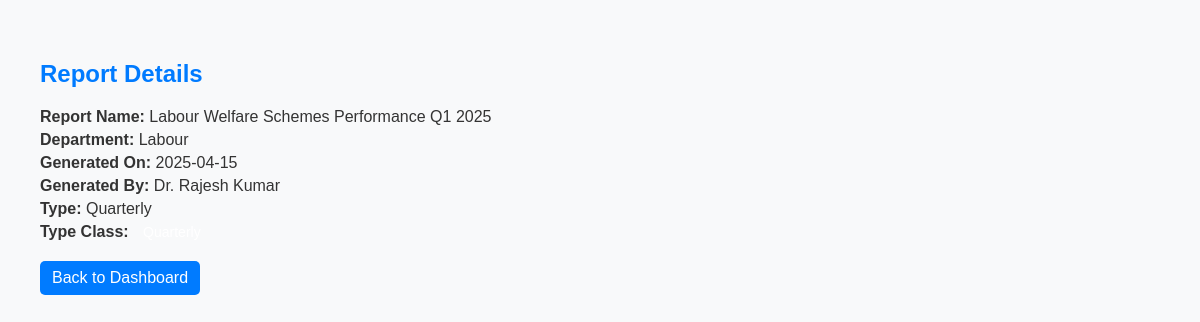
/view_report_e.php?id=1 (signed in), run on the app's committed database.
### tables this page shows
CREATE TABLE `reports` (
  `id` int(11) NOT NULL,
  `report_name` varchar(255) NOT NULL,
  `department` varchar(100) NOT NULL,
  `generated_on` date NOT NULL,
  `generated_by` varchar(100) NOT NULL,
  `type` varchar(20) NOT NULL,
  `type_class` varchar(20) NOT NULL
);

### view_report_e.php (the view, shortened to what this page needs)
<?php
require 'config_employee.php';
$report_id = intval($_GET['id']);
try {
    $stmt = $pdo->prepare("SELECT * FROM reports WHERE id = ?");
    $stmt->execute([$report_id]);
    $report = $stmt->fetch(PDO::FETCH_ASSOC);
} catch (PDOException $e) {
    die("Database error: " . $e->getMessage());
}
?>
<!DOCTYPE html>
<html lang="en">
<head>
    <link rel="stylesheet" href="style_V.css">
</head>
<body>
<h2>Report Details</h2>
<p><strong>Report Name:</strong> <?php echo htmlspecialchars($report['report_name']); ?></p>
<p><strong>Department:</strong> <?php echo htmlspecialchars($report['department']); ?></p>
<p><strong>Generated On:</strong> <?php echo htmlspecialchars($report['generated_on']); ?></p>
<p><strong>Generated By:</strong> <?php echo htmlspecialchars($report['generated_by']); ?></p>
<p><strong>Type:</strong> <?php echo htmlspecialchars($report['type']); ?></p>
<p><strong>Type Class:</strong> <span class="badge bg-<?php echo htmlspecialchars($report['type_class']); ?>">
    <?php echo htmlspecialchars($report['type']); ?></span></p>
<a href="employment.php">Back to Dashboard</a>
</body>
</html>

### style_V.css (style rules this page uses)
body { font-family: Arial, sans-serif; margin: 20px; padding: 20px; background-color: #f8f9fa; color: #333; }
h2 { color: #007bff; }
p { font-size: 16px; margin: 5px 0; }
.badge { padding: 5px 10px; border-radius: 5px; font-size: 14px; color: #fff; }
a { display: inline-block; text-decoration: none; color: #fff; background-color: #007bff; padding: 8px 12px; border-radius: 5px; margin-top: 15px; }

### data on the page
reports: report_name "Labour Welfare Schemes Performance Q1 2025", department "Labour", generated_on "2025-04-15", generated_by "Dr. Rajesh Kumar", type "Quarterly"
